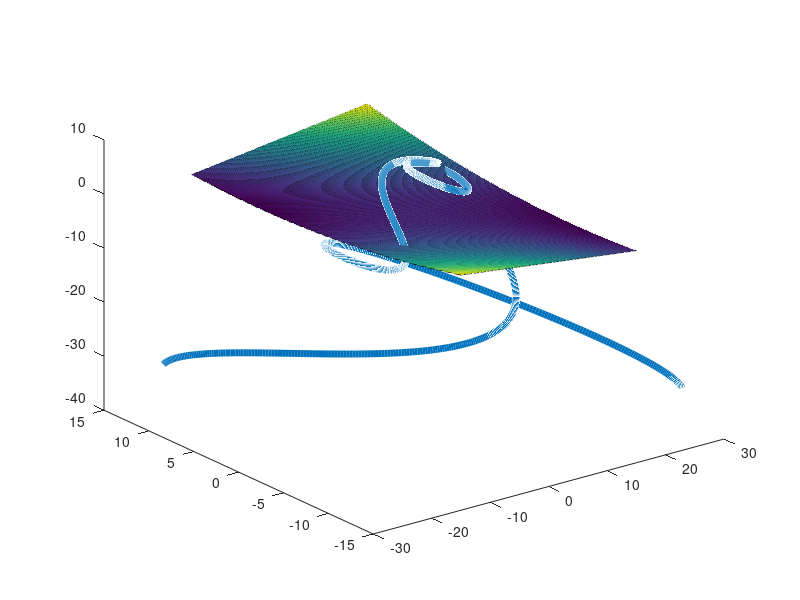

The MATLAB source for this figure:
% 20 december - Johan (921220)
% 28 juni - Viktor (920628)

p1 = (1 + 0) / 2;
p2 = (2 + 6) / 2;
p3 = (2 + 2) / 2;
p4 = (0 + 8) / 2;

a1 = p3 - p1;
a2 = p1 + 1;
a3 = p3 + 6;
a4 = 4 - p4;
a5 = 5 - p4;
a6 = p2 + p4;
a7 = p1 + p2 + p3 + p4;

% v(t) = (4*t*cos(t) + a1, 2*t*sin(2*t - a2), a3 - t.^2);
% f(x, y) = (a4*x.^2 + a5*y.^2 + x*y + 10*a6) / (10*a7);

vt = @(t) [4*t.*cos(t) + a1, 2*t.*sin(2*t - a2), a3 - t.^2];
fxy = @(x, y) (a4*x.^2 + a5*y.^2 + x*y - 10*a6) / (10*a7);

r = -2*pi:0.01:2*pi; % Old range value
%r = linspace(-2.8383, 2.8444, 100); % New range value (med 100 punkter)
plot3(4.*r.*cos(r) + a1, 2.*r.*sin(2.*r - a2), a3 - r.^2, 'linewidth', 5);
hold on; % Also write the mesh to the same graph

%y = [(a4.*x.^2 + a5.*y.^2 + x.*y + 10.*a6) / (10.*a7)]
%area(r, y)

[rx, ry] = meshgrid(-15:0.1:15, -15:0.1:15);
rz = (a4*rx.^2 + a5*ry.^2 + rx.*ry - 10*a6) / (10*a7);
surf(rx, ry, rz);
hold off;
return;


%skar = @(t) (2*t*sin(2*t - 1.5))*((2*t*sin(2*t - 1.5)) + (4*t*cos(t)+1.5)) + 105*t.^2 - 920;
skar = @(t) (2*t*sin(2*t - 1.5)).^2 + (4*t*cos(t)+1.5)*(2*t*sin(2*t - 1.5)) + 105*t.^2 - 920;

f = HalveringMetod(0.001);
disp(f);

st = zeros(1,100);
for i =1:100
  st(i) = baglangd(i,r);
end

plot(r, st); % Will plot task 12


% 13
Q = CubicSpline(st, r);
for i = 2:100
  %fplot(Q{i}, [st(i-1) st(i)]);
  hold on;
end
hold off;
%legend("hide");

%14
sigmaTot = linspace(st(1), st(100), 100);
for i = 1:100
  tmp = vt(Q{i}(sigmaTot(i)));
end
sigmaTot = sigmaTot';
S = spline(st, r);
W = vt(ppval(S,sigmaTot));
scatter3(W(:,1),W(:,2),W(:,3));


%15
%a
aby = vt(2.8444);
h = 10.^(-5);
fpx = (fxy(aby(1) + h, aby(2)) - fxy(aby(1) - h, aby(2))) / (2*h);
fpy = (fxy(aby(1), aby(2) + h) - fxy(aby(1), aby(2) - h)) / (2*h);

%b
u = [1, 0, fpx];
v = [0, 1, fpy];
tmp = vt(2.8444);
z = tmp(3);

x0 = tmp(1);
y0 = tmp(2);
z0 = tmp(3);
%a1 = 1;
%a2 = 0;
b1 = 0;
b2 = 1;
y1 = fpx;
y2 = fpy;

% =>
%x = x0 + s;
%y = y0 + t;
%z = z0 + y1*s + y2*t;

% =>
%s = x - x0;
%t = y - y0;

% =>
%z = z0 + y1*(x - x0) + y2*(y - y0);
%z = z0 + y1*x - y1*x0 + y2*y - y2*y0;
%y1*x + y2*y - z + (z0 - y1*x0 - y2*y0) = 0;
a = y1;
b = y2;
c = -1;
d = z0 - y1*x0 - y2*y0;

% c
A = [ 1 0 0
      0 1 0
      0 0 -1];
vbp = v_prim(2.8444, 10.^-5);
Svar = vbp * A;